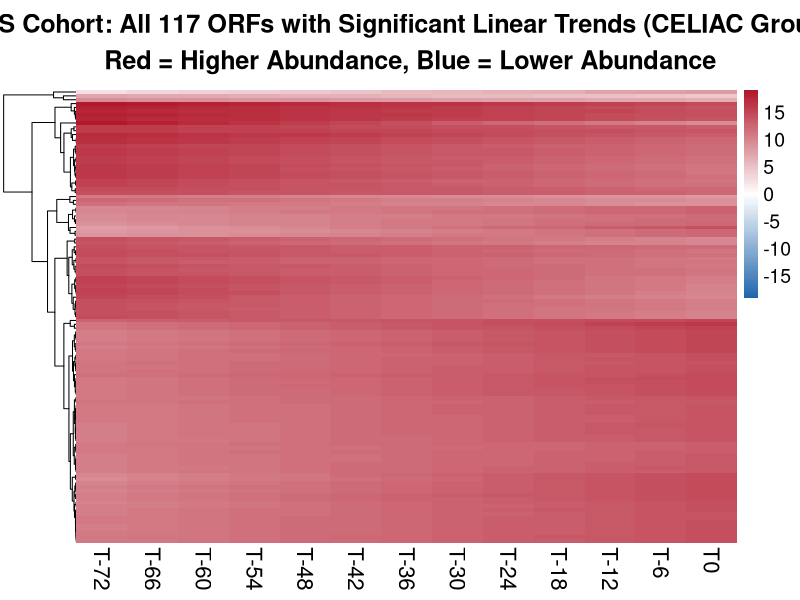
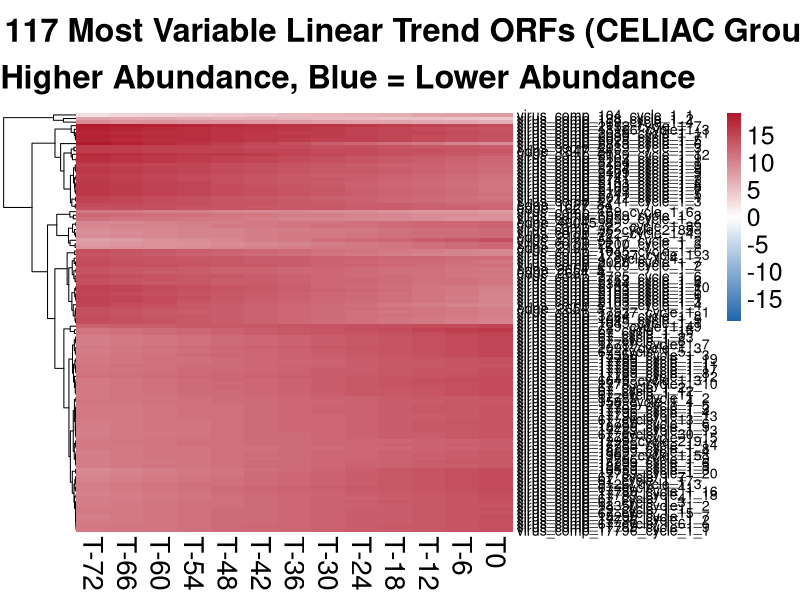
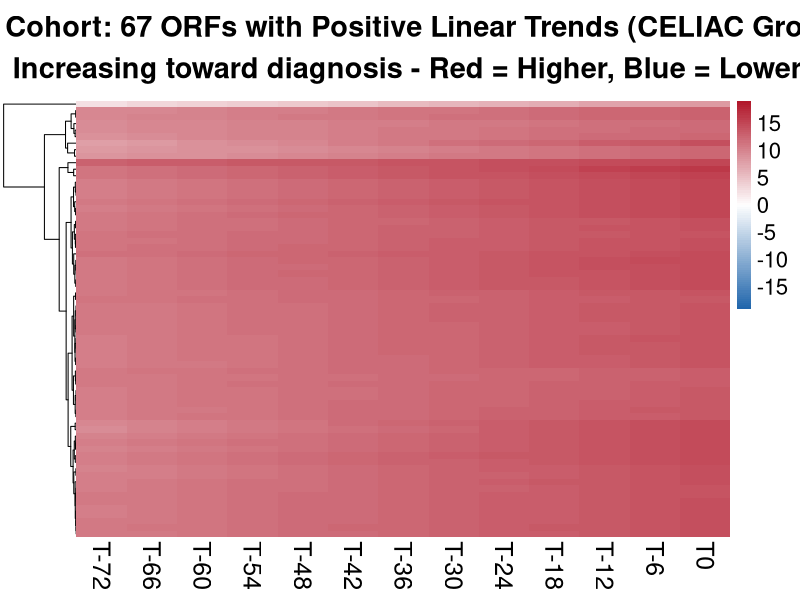
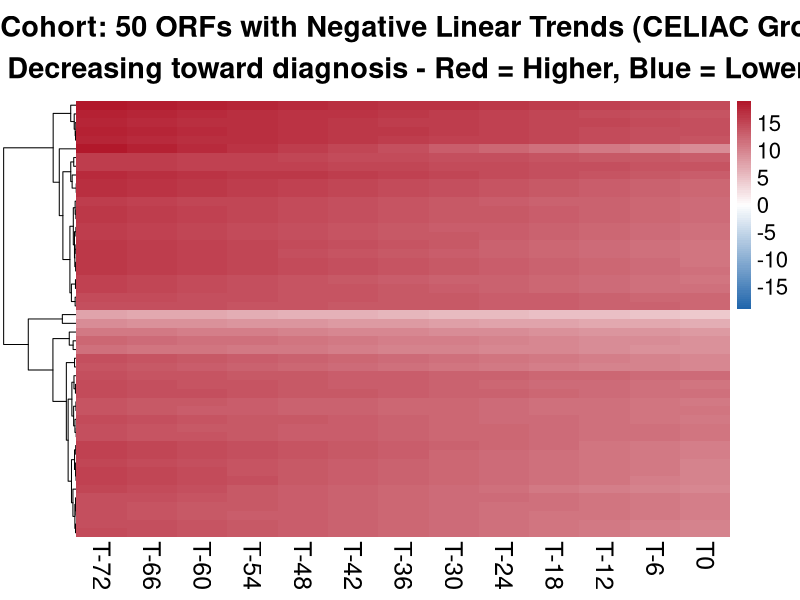

The R source for these figures, in order:
#!/usr/bin/env Rscript
# Linear Trend Temporal Heatmap Analysis - US Cohort
# Author: Claude AI
# Date: 2025-08-11
# Purpose: Create heatmap showing temporal progression of ORFs with significant linear trends

library(dplyr)
library(ggplot2)
library(pheatmap)
library(RColorBrewer)
library(limma)
library(edgeR)

cat("=== LINEAR TREND TEMPORAL HEATMAP ANALYSIS - US COHORT ===\n")
cat("Starting analysis at:", format(Sys.time()), "\n\n")

# ============================================================================
# PART 1: LOAD DATA AND FIT LIMMA MODEL
# ============================================================================

cat("1. Loading US cohort data and extracting linear trend results...\n")

# Load abundance data
abundance_data_raw <- read.csv("US.orf.abundance.clean.csv")
rownames(abundance_data_raw) <- abundance_data_raw$X
abundance_data <- abundance_data_raw[, -1]

# Fix sample names (remove X prefix if present)
sample_names <- colnames(abundance_data)
sample_names_clean <- gsub("^X", "", sample_names)
colnames(abundance_data) <- sample_names_clean

# Load metadata
metadata_raw <- read.csv("US.metadata.clean.csv")
rownames(metadata_raw) <- metadata_raw$X
metadata <- metadata_raw

# Match samples
matching_samples <- intersect(colnames(abundance_data), rownames(metadata))
abundance_filtered <- abundance_data[, matching_samples]
metadata_filtered <- metadata[matching_samples, ]

cat("Using", length(matching_samples), "samples for analysis\n")

# Set reference levels (CELIAC as reference)
metadata_filtered$Dx.Status <- factor(metadata_filtered$Dx.Status, levels = c("CELIAC", "CONTROL"))

# Create design matrix with NUMERICAL timeline (for linear trends)
linear.model.design <- model.matrix(~ Dx.Status * onset_timeline_numeric + Sex + 
                                   Age.at.Gluten.Introduction..months. + HLA.Category + 
                                   feeding_first_year + Delivery.Mode, 
                                   data = metadata_filtered)

cat("Design matrix dimensions:", nrow(linear.model.design), "x", ncol(linear.model.design), "\n")

# Convert abundance data to matrix for limma
abundance_matrix <- as.matrix(abundance_filtered)

# ============================================================================
# PART 2: EXTRACT LINEAR TREND RESULTS
# ============================================================================

cat("\n2. Fitting limma model and extracting onset_timeline_numeric results...\n")

# Fit limma model with voomLmFit and patient blocking
linear.model.fit <- voomLmFit(abundance_matrix, linear.model.design, 
                              block = metadata_filtered$patientID, plot = FALSE)
linear.model.fit <- eBayes(linear.model.fit)

# Get results for onset_timeline_numeric coefficient (linear trends in CELIAC group)
linear_trend_results <- topTable(linear.model.fit, coef = "onset_timeline_numeric", 
                                 number = Inf, sort.by = "P")

# Get significant linear trend ORFs
significant_trend_orfs <- linear_trend_results[linear_trend_results$adj.P.Val < 0.05, ]

cat("Total ORFs analyzed:", nrow(linear_trend_results), "\n")
cat("ORFs with significant linear trends:", nrow(significant_trend_orfs), "\n")
cat("Percentage with significant trends:", round(nrow(significant_trend_orfs)/nrow(linear_trend_results)*100, 1), "%\n")

# Print trend direction summary
positive_trends <- sum(significant_trend_orfs$logFC > 0)
negative_trends <- sum(significant_trend_orfs$logFC < 0)
cat("Positive trends (increasing toward diagnosis):", positive_trends, "\n")
cat("Negative trends (decreasing toward diagnosis):", negative_trends, "\n")

# Save linear trend results
write.csv(significant_trend_orfs, "significant_linear_trend_orfs.csv", row.names = TRUE)

# ============================================================================
# PART 3: CREATE LINEAR TREND TEMPORAL MATRIX
# ============================================================================

cat("\n3. Creating linear trend temporal matrix...\n")

# Define timepoints from the data
timepoints <- sort(unique(metadata_filtered$onset_timeline_numeric))
cat("Timeline timepoints:", paste(timepoints, collapse = ", "), "\n")

# Get intercept values for significant trending ORFs
intercept_results <- topTable(linear.model.fit, coef = "(Intercept)", 
                              number = Inf, sort.by = "none")

# Create matrix to store predicted values
trend_matrix <- matrix(NA, 
                       nrow = nrow(significant_trend_orfs), 
                       ncol = length(timepoints),
                       dimnames = list(rownames(significant_trend_orfs), 
                                      ifelse(timepoints == 0, "T0", paste0("T", timepoints))))

cat("Creating linear trend predictions for", nrow(significant_trend_orfs), "ORFs...\n")

# Calculate predicted values for each ORF at each timepoint using linear equation
for(i in 1:nrow(significant_trend_orfs)) {
  orf_id <- rownames(significant_trend_orfs)[i]
  
  # Get slope (onset_timeline_numeric coefficient) and intercept
  slope <- significant_trend_orfs[orf_id, "logFC"]
  intercept <- intercept_results[orf_id, "logFC"]
  
  # Calculate predicted value at each timepoint: predicted = intercept + slope * timepoint
  for(j in 1:length(timepoints)) {
    timepoint <- timepoints[j]
    predicted_value <- intercept + slope * timepoint
    trend_matrix[i, j] <- predicted_value
  }
  
  if(i %% 500 == 0) {
    cat("Processed", i, "of", nrow(significant_trend_orfs), "ORFs\n")
  }
}

cat("Linear trend matrix created:", nrow(trend_matrix), "ORFs x", ncol(trend_matrix), "timepoints\n")
cat("Data range:", round(range(trend_matrix, na.rm = TRUE), 2), "\n")

# Save the trend matrix
write.csv(trend_matrix, "linear_trend_temporal_matrix.csv")

# ============================================================================
# PART 4: CREATE TREND HEATMAPS
# ============================================================================

cat("\n4. Creating linear trend temporal heatmaps...\n")

if(nrow(trend_matrix) > 0) {
  # Set up color scheme
  data_range <- range(trend_matrix, na.rm = TRUE)
  max_abs <- max(abs(data_range), na.rm = TRUE)
  color_limits <- c(-max_abs, max_abs)
  colors <- colorRampPalette(c("#2166AC", "white", "#B2182B"))(100)
  
  # Heatmap 1: All significant linear trend ORFs
  if(nrow(trend_matrix) <= 1000) {  # Only if manageable number
    png("all_significant_linear_trend_orfs_heatmap.png", 
        width = 2200, height = max(1200, nrow(trend_matrix) * 8), res = 150)
    pheatmap(trend_matrix,
             cluster_rows = TRUE, cluster_cols = FALSE, scale = "none",
             color = colors, breaks = seq(color_limits[1], color_limits[2], length.out = 101),
             main = paste("US Cohort: All", nrow(trend_matrix), "ORFs with Significant Linear Trends (CELIAC Group)\n",
                          "Red = Higher Abundance, Blue = Lower Abundance"),
             fontsize = 14, fontsize_row = 6, fontsize_col = 16,
             cex_main = 1.2,
             show_rownames = FALSE, show_colnames = TRUE, border_color = NA)
    dev.off()
    cat("All significant trend ORFs heatmap created\n")
  }
  
  # Heatmap 2: Top variable linear trend ORFs
  trend_variances <- apply(trend_matrix, 1, function(x) var(x, na.rm = TRUE))
  trend_variances <- trend_variances[!is.na(trend_variances)]
  n_top <- min(200, length(trend_variances))
  top_variable_trend_orfs <- names(sort(trend_variances, decreasing = TRUE)[1:n_top])
  top_trend_matrix <- trend_matrix[top_variable_trend_orfs, ]
  
  png("top_variable_linear_trend_orfs_heatmap.png", 
      width = 2200, height = max(800, n_top * 15), res = 150)
  pheatmap(top_trend_matrix,
           cluster_rows = TRUE, cluster_cols = FALSE, scale = "none",
           color = colors, breaks = seq(color_limits[1], color_limits[2], length.out = 101),
           main = paste("US Cohort: Top", n_top, "Most Variable Linear Trend ORFs (CELIAC Group)\n",
                        "Red = Higher Abundance, Blue = Lower Abundance"),
           fontsize = 18, fontsize_row = max(10, min(14, 1200/n_top)), fontsize_col = 20,
           cex_main = 1.5,
           show_rownames = TRUE, show_colnames = TRUE, border_color = NA)
  dev.off()
  cat("Top variable trend ORFs heatmap created\n")
  
  # Heatmap 3: Separate positive and negative trends
  positive_trend_orfs <- rownames(significant_trend_orfs)[significant_trend_orfs$logFC > 0]
  negative_trend_orfs <- rownames(significant_trend_orfs)[significant_trend_orfs$logFC < 0]
  
  if(length(positive_trend_orfs) > 0 && length(positive_trend_orfs) <= 500) {
    positive_matrix <- trend_matrix[positive_trend_orfs, ]
    png("positive_linear_trend_orfs_heatmap.png", 
        width = 2200, height = max(800, length(positive_trend_orfs) * 10), res = 150)
    pheatmap(positive_matrix,
             cluster_rows = TRUE, cluster_cols = FALSE, scale = "none",
             color = colors, breaks = seq(color_limits[1], color_limits[2], length.out = 101),
             main = paste("US Cohort:", length(positive_trend_orfs), "ORFs with Positive Linear Trends (CELIAC Group)\n",
                          "Increasing toward diagnosis - Red = Higher, Blue = Lower"),
             fontsize = 16, fontsize_row = 8, fontsize_col = 18,
             cex_main = 1.3,
             show_rownames = FALSE, show_colnames = TRUE, border_color = NA)
    dev.off()
    cat("Positive trend ORFs heatmap created\n")
  }
  
  if(length(negative_trend_orfs) > 0 && length(negative_trend_orfs) <= 500) {
    negative_matrix <- trend_matrix[negative_trend_orfs, ]
    png("negative_linear_trend_orfs_heatmap.png", 
        width = 2200, height = max(800, length(negative_trend_orfs) * 10), res = 150)
    pheatmap(negative_matrix,
             cluster_rows = TRUE, cluster_cols = FALSE, scale = "none",
             color = colors, breaks = seq(color_limits[1], color_limits[2], length.out = 101),
             main = paste("US Cohort:", length(negative_trend_orfs), "ORFs with Negative Linear Trends (CELIAC Group)\n",
                          "Decreasing toward diagnosis - Red = Higher, Blue = Lower"),
             fontsize = 16, fontsize_row = 8, fontsize_col = 18,
             cex_main = 1.3,
             show_rownames = FALSE, show_colnames = TRUE, border_color = NA)
    dev.off()
    cat("Negative trend ORFs heatmap created\n")
  }
}

# ============================================================================
# PART 5: COMPARISON WITH FITTED VALUES APPROACH
# ============================================================================

cat("\n5. Creating comparison summary...\n")

# Load previous interaction results for comparison
if(file.exists("US_limma_model_Sig_res_final.csv")) {
  interaction_results <- read.csv("US_limma_model_Sig_res_final.csv", row.names = 1)
  interaction_orfs <- rownames(interaction_results)
  
  # Compare overlaps
  trend_orfs <- rownames(significant_trend_orfs)
  overlap_orfs <- intersect(trend_orfs, interaction_orfs)
  
  comparison_summary <- data.frame(
    Analysis_Type = c("Linear Trends (onset_timeline_numeric)", 
                     "Interaction Effects (Dx.Status:onset_timeline_numeric)",
                     "Overlapping ORFs"),
    Number_of_ORFs = c(length(trend_orfs), length(interaction_orfs), length(overlap_orfs)),
    Percentage = c(round(length(trend_orfs)/nrow(abundance_matrix)*100, 1),
                   round(length(interaction_orfs)/nrow(abundance_matrix)*100, 1),
                   round(length(overlap_orfs)/min(length(trend_orfs), length(interaction_orfs))*100, 1)),
    stringsAsFactors = FALSE
  )
  
  cat("\n=== COMPARISON WITH INTERACTION ANALYSIS ===\n")
  print(comparison_summary)
  
  write.csv(comparison_summary, "linear_trend_vs_interaction_comparison.csv", row.names = FALSE)
}

# Create summary statistics
summary_stats <- data.frame(
  Metric = c("Total ORFs Analyzed", "Significant Linear Trend ORFs", "Positive Trends", "Negative Trends",
             "Percentage Significant", "Data Range Min", "Data Range Max", "Top Variable ORFs"),
  Value = c(nrow(linear_trend_results), nrow(significant_trend_orfs), positive_trends, negative_trends,
            paste0(round(nrow(significant_trend_orfs)/nrow(linear_trend_results)*100, 1), "%"),
            round(min(trend_matrix, na.rm = TRUE), 2), round(max(trend_matrix, na.rm = TRUE), 2), n_top),
  stringsAsFactors = FALSE
)

write.csv(summary_stats, "linear_trend_analysis_summary.csv", row.names = FALSE)

# ============================================================================
# PART 6: FINAL SUMMARY
# ============================================================================

cat("\n=== LINEAR TREND TEMPORAL HEATMAP ANALYSIS COMPLETED ===\n")
cat("Generated files:\n")
if(exists("n_top")) {
  cat("- top_variable_linear_trend_orfs_heatmap.png: Top", n_top, "most variable trend ORFs\n")
}
if(nrow(trend_matrix) <= 1000) {
  cat("- all_significant_linear_trend_orfs_heatmap.png: All significant trend ORFs\n")
}
if(length(positive_trend_orfs) > 0 && length(positive_trend_orfs) <= 500) {
  cat("- positive_linear_trend_orfs_heatmap.png: ORFs increasing toward diagnosis\n")
}
if(length(negative_trend_orfs) > 0 && length(negative_trend_orfs) <= 500) {
  cat("- negative_linear_trend_orfs_heatmap.png: ORFs decreasing toward diagnosis\n")
}
cat("- linear_trend_temporal_matrix.csv: Complete trend matrix data\n")
cat("- significant_linear_trend_orfs.csv: Significant trend ORFs with statistics\n")
cat("- linear_trend_analysis_summary.csv: Analysis summary statistics\n")
cat("- linear_trend_vs_interaction_comparison.csv: Comparison with interaction analysis\n")

cat("\nKey Results Summary:\n")
cat("- Total ORFs analyzed:", nrow(linear_trend_results), "\n")
cat("- Significant linear trend ORFs:", nrow(significant_trend_orfs), 
    "(", round(nrow(significant_trend_orfs)/nrow(linear_trend_results)*100, 1), "% of total)\n")
cat("- Positive trends (increasing toward diagnosis):", positive_trends, "\n")
cat("- Negative trends (decreasing toward diagnosis):", negative_trends, "\n")
cat("- Data range (predicted values):", round(min(trend_matrix, na.rm = TRUE), 2), 
    "to", round(max(trend_matrix, na.rm = TRUE), 2), "\n")

if(positive_trends > negative_trends) {
  cat("- Predominant pattern: ORFs INCREASE toward diagnosis in CELIAC group\n")
} else if(negative_trends > positive_trends) {
  cat("- Predominant pattern: ORFs DECREASE toward diagnosis in CELIAC group\n")
} else {
  cat("- Pattern: Balanced increase and decrease trends\n")
}

cat("\nAnalysis completed at:", format(Sys.time()), "\n")
